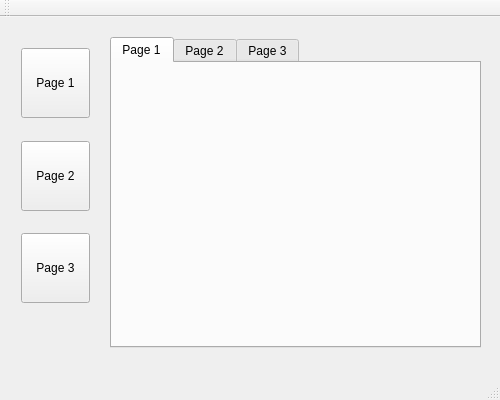
<?xml version="1.0" encoding="UTF-8"?>
<ui version="4.0">
 <class>MainWindow</class>
 <widget class="QMainWindow" name="MainWindow">
  <property name="geometry">
   <rect>
    <x>0</x>
    <y>0</y>
    <width>500</width>
    <height>400</height>
   </rect>
  </property>
  <property name="windowTitle">
   <string>MainWindow</string>
  </property>
  <property name="styleSheet">
   <string notr="true"/>
  </property>
  <widget class="QWidget" name="centralWidget">
   <property name="styleSheet">
    <string notr="true">QPushButton:hover{
	color: rgb(14, 7, 18);
	background-color: rgb(19, 159, 248);
	border-width: 1px;
}
QPushButton:pressed{
	color: rgb(250, 246, 253);
	background-color: rgb(25, 56, 236);
	border-width: 1px;
}
QPushButton[pageNumberMatches = true]{
	color: rgb(250, 246, 253);
	background-color: rgb(158, 65, 227);
	border-width: 2px;
}
</string>
   </property>
   <widget class="QTabWidget" name="tabWidget">
    <property name="geometry">
     <rect>
      <x>110</x>
      <y>20</y>
      <width>371</width>
      <height>311</height>
     </rect>
    </property>
    <property name="currentIndex">
     <number>0</number>
    </property>
    <widget class="QWidget" name="tab">
     <attribute name="title">
      <string>Page 1</string>
     </attribute>
    </widget>
    <widget class="QWidget" name="tab_2">
     <attribute name="title">
      <string>Page 2</string>
     </attribute>
    </widget>
    <widget class="QWidget" name="tab_3">
     <attribute name="title">
      <string>Page 3</string>
     </attribute>
    </widget>
   </widget>
   <widget class="QWidget" name="verticalWidget" native="true">
    <property name="geometry">
     <rect>
      <x>10</x>
      <y>20</y>
      <width>91</width>
      <height>311</height>
     </rect>
    </property>
    <layout class="QVBoxLayout" name="verticalLayout">
     <item>
      <widget class="QPushButton" name="page1Button">
       <property name="minimumSize">
        <size>
         <width>0</width>
         <height>70</height>
        </size>
       </property>
       <property name="text">
        <string>Page 1</string>
       </property>
       <property name="iconSize">
        <size>
         <width>15</width>
         <height>16</height>
        </size>
       </property>
      </widget>
     </item>
     <item>
      <spacer name="verticalSpacer_4">
       <property name="orientation">
        <enum>Qt::Vertical</enum>
       </property>
       <property name="sizeHint" stdset="0">
        <size>
         <width>20</width>
         <height>40</height>
        </size>
       </property>
      </spacer>
     </item>
     <item>
      <widget class="QPushButton" name="page2Button">
       <property name="minimumSize">
        <size>
         <width>0</width>
         <height>70</height>
        </size>
       </property>
       <property name="text">
        <string>Page 2</string>
       </property>
      </widget>
     </item>
     <item>
      <spacer name="verticalSpacer_3">
       <property name="orientation">
        <enum>Qt::Vertical</enum>
       </property>
       <property name="sizeHint" stdset="0">
        <size>
         <width>20</width>
         <height>40</height>
        </size>
       </property>
      </spacer>
     </item>
     <item>
      <widget class="QPushButton" name="page3Button">
       <property name="minimumSize">
        <size>
         <width>0</width>
         <height>70</height>
        </size>
       </property>
       <property name="text">
        <string>Page 3</string>
       </property>
       <property name="iconSize">
        <size>
         <width>16</width>
         <height>50</height>
        </size>
       </property>
      </widget>
     </item>
     <item>
      <spacer name="verticalSpacer_2">
       <property name="orientation">
        <enum>Qt::Vertical</enum>
       </property>
       <property name="sizeHint" stdset="0">
        <size>
         <width>20</width>
         <height>40</height>
        </size>
       </property>
      </spacer>
     </item>
     <item>
      <spacer name="verticalSpacer">
       <property name="orientation">
        <enum>Qt::Vertical</enum>
       </property>
       <property name="sizeHint" stdset="0">
        <size>
         <width>20</width>
         <height>40</height>
        </size>
       </property>
      </spacer>
     </item>
    </layout>
   </widget>
  </widget>
  <widget class="QMenuBar" name="menuBar">
   <property name="geometry">
    <rect>
     <x>0</x>
     <y>0</y>
     <width>500</width>
     <height>22</height>
    </rect>
   </property>
  </widget>
  <widget class="QToolBar" name="mainToolBar">
   <attribute name="toolBarArea">
    <enum>TopToolBarArea</enum>
   </attribute>
   <attribute name="toolBarBreak">
    <bool>false</bool>
   </attribute>
  </widget>
  <widget class="QStatusBar" name="statusBar"/>
 </widget>
 <layoutdefault spacing="6" margin="11"/>
 <resources/>
 <connections/>
</ui>
